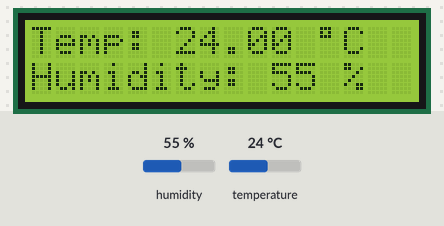
Simulated run of this sketch. Board: Arduino Uno, built with avr-gcc and run on an emulated ATmega328P. Parts: 16×2 character LCD. The inputs (shaded band) are chosen by the test bench; at power-on: humidity 55 %, temperature 24 °C.

Above: at 2.7 s.
2.8 s: humidity set to 22 %
At 4.9 s:
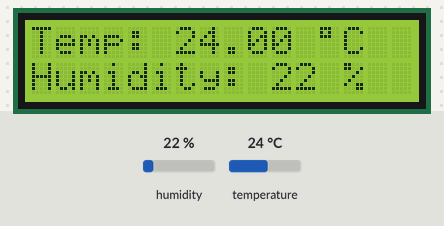
5.8 s: temperature set to 12 °C
At 7.1 s:
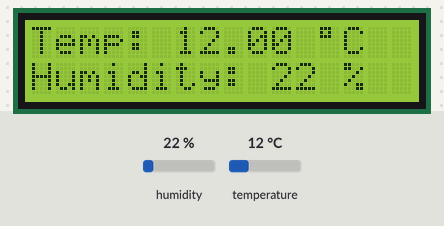
8.8 s: humidity set to 40 %
At 11.5 s:
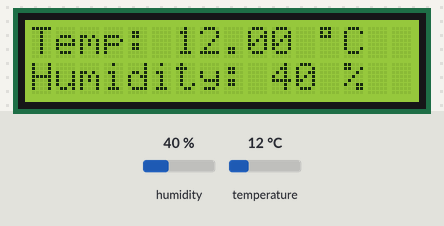
11.8 s: temperature set to 19 °C
At 13.7 s:
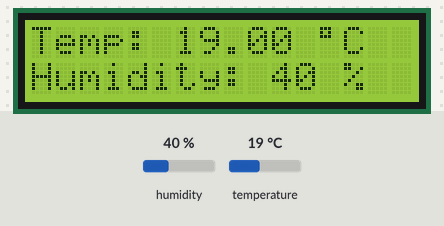
Timing chart, 0 to 15.2 s (numbered marks = the images above; inputs shaded):
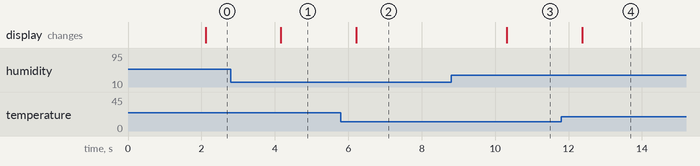

Measured:
- after the input at 2.8 s, the display: changes after 1.4 s (image 1)
- after the input at 5.8 s, the display: changes after 0.42 s (image 2)
- after the input at 8.8 s, the display: changes after 1.5 s (image 3)
- after the input at 11.8 s, the display: changes after 0.57 s (image 4)

The sketch:

DHT_SENSOR.ino
```cpp
#include <DHT.h>
#include <LiquidCrystal_I2C.h>

#define DHTPIN 2
#define DHTTYPE DHT11
#define DELAY_TIME 2000

DHT dht(DHTPIN, DHTTYPE);

float temp;
int humidity;

LiquidCrystal_I2C lcd(0x27, 16, 2);

void setup() {
  dht.begin();
  lcd.init();
  lcd.backlight();
}

void loop() {
  delay(DELAY_TIME);

  temp = dht.readTemperature();
  humidity = dht.readHumidity();

  // display temp
  lcd.setCursor(0, 0);
  lcd.print("Temp: ");
  lcd.print(temp);
  lcd.print(" \xDF""C");

  // display humidity
  lcd.setCursor(0, 1);
  lcd.print("Humidity: ");
  lcd.print(humidity);
  lcd.print(" %");
}
```
